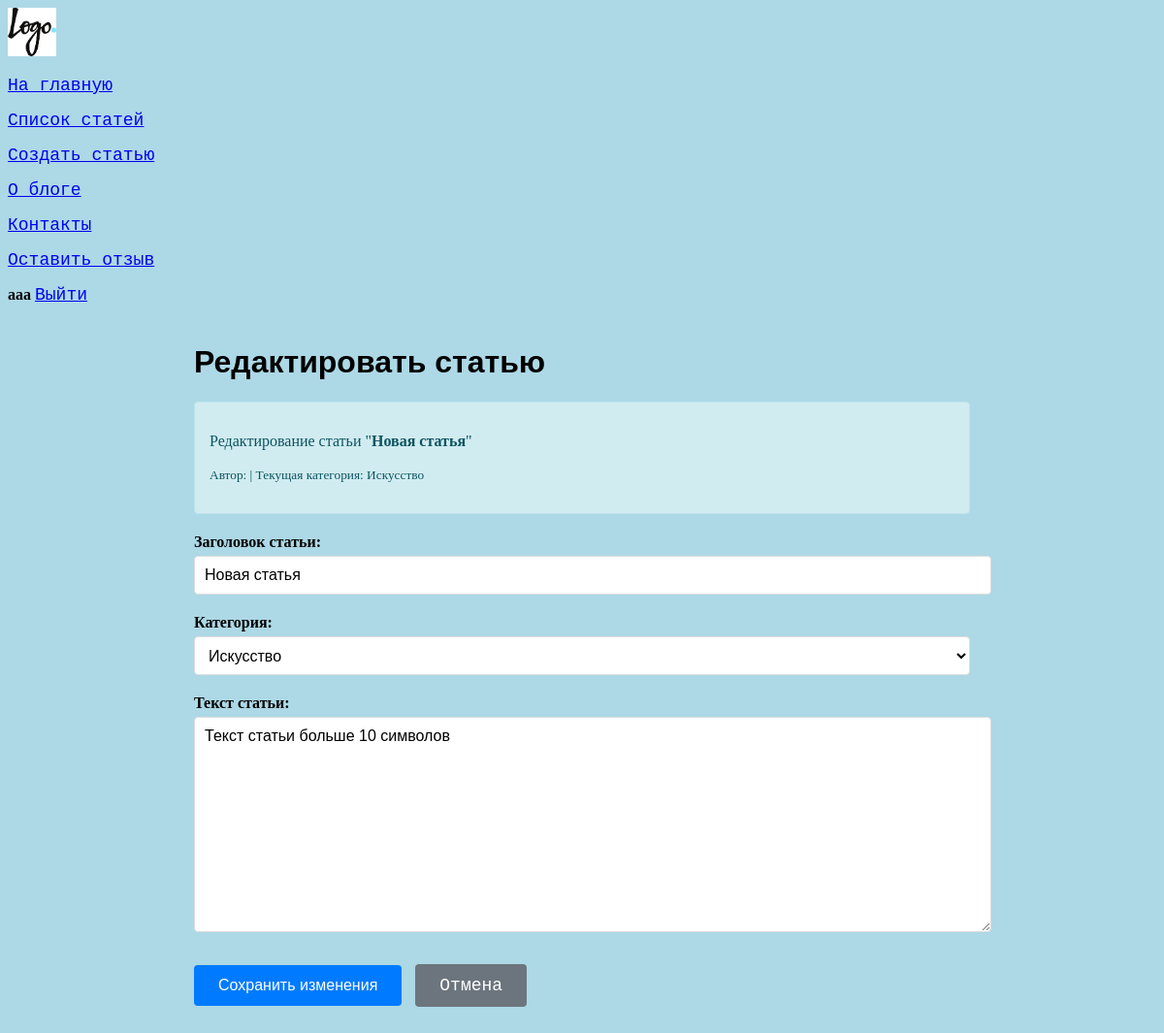
Page /edit-article/9/ (signed in) on the committed database.
### main/models.py (models this page shows, shortened)
class Article(models.Model):
    CATEGORY_CHOICES = [
        ('technology', 'Технологии'),
        ('science', 'Наука'),
        ('sport', 'Спорт'),
        ('art', 'Искусство'),
        ('education', 'Образование'),
        ('other', 'Другое'),
    ]
    title = models.CharField(max_length=30)
    text = models.TextField()
    created_date = models.DateTimeField(auto_now_add=True)
    user = models.ForeignKey(
        'auth.User',
        on_delete=models.CASCADE,
        related_name='articles'
    )
    category = models.CharField(
        max_length=20,
        choices=CATEGORY_CHOICES,
        default='other'
    )

### main/views.py (the view)
# urls.py: path('edit-article/<int:id>/', views.edit_article, name='edit_article'),
@login_required
def edit_article(request, id):
    article = get_object_or_404(Article, id=id)
    if request.method == 'POST':
        form = ArticleForm(request.POST, instance=article)
        if form.is_valid():
            form.save()
            return redirect('articles')
    else:
        form = ArticleForm(instance=article)
    return render(request, 'create_article.html', {
        'form': form,
        'title': 'Редактировать статью',
        'article': article
    })

### main/forms.py
class ArticleForm(forms.ModelForm):
    class Meta:
        model = Article
        fields = ['title', 'text', 'category']
    def __init__(self, *args, **kwargs):
        super().__init__(*args, **kwargs)
        self.fields['title'].widget.attrs.update({
            'class': 'form-control',
            'placeholder': 'Введите заголовок статьи'
        })
        self.fields['text'].widget.attrs.update({
            'class': 'form-control',
            'rows': 10,
            'placeholder': 'Введите текст статьи...'
        })
        self.fields['category'].widget.attrs.update({
            'class': 'form-control'
        })

### main/templates/create_article.html (shortened to what this page needs)
<!DOCTYPE html>
{% load static %}
{% include "base.html" %}
<html>
<head>
    <link rel="stylesheet" href="{% static 'main/css/styles.css' %}">
</head>
<body>
    <div class="form-container">
        <h1>{{ title }}</h1>
        <div class="info-box">
            {% if title == 'Создать статью' %}
                <p>Статья будет привязана к случайному автору из базы данных</p>
                <p>Выберите категорию для новой статьи</p>
            {% else %}
                <p>Редактирование статьи "<strong>{{ article.title }}</strong>"</p>
                <p><small>Автор: {{ article.user.name }} | Текущая категория: {{ article.get_category_display }}</small></p>
            {% endif %}
        </div>
        <form method="POST">
            <div class="form-group">
                <label for="id_title">Заголовок статьи:</label>
                <input type="text" name="title" id="id_title"
                       value="{{ form.title.value|default_if_none:'' }}"
                       maxlength="30" required
                       placeholder="Введите заголовок (до 30 символов)">
            </div>
            <div class="form-group">
                <label for="id_category">Категория:</label>
                <select name="category" id="id_category" required>
                    {% for code, name in form.category.field.choices %}
                        {% if code %}
                        <option value="{{ code }}"
                                {% if form.category.value == code %}selected{% endif %}>
                            {{ name }}
                        </option>
                        {% endif %}
                    {% endfor %}
                </select>
            </div>
            <div class="form-group">
                <label for="id_text">Текст статьи:</label>
                <textarea name="text" id="id_text" required
                          placeholder="Введите текст статьи...">{{ form.text.value|default_if_none:'' }}</textarea>
            </div>
            <div>
                <button type="submit" class="btn-submit">
                    {% if title == 'Создать статью' %}
                        Создать статью
                    {% else %}
                        Сохранить изменения
                    {% endif %}
                </button>
                <a href="{% url 'articles' %}" class="btn-cancel">Отмена</a>
            </div>
        </form>
    </div>
</body>
</html>

### main/templates/base.html (shortened to what this page needs)
<!DOCTYPE html>
<head>
    {% load static %}
    <link rel="stylesheet" href="{% static 'css/styles.css' %}" />
</head>
<body>
    <img class="logo" src="{% static 'images/i (8).png' %}">
    <a href="{% url 'home' %}">На главную</a>
    <a href="{% url 'articles' %}">Список статей</a>
    <a href="{% url 'create_article' %}">Создать статью</a>
    <a href="{% url 'about' %}">О блоге</a>
    <a href="{% url 'contact' %}">Контакты</a>
    <a href="{% url 'feedback' %}">Оставить отзыв</a>
    {% if user.is_authenticated %}
        <strong>{{ user.username }}</strong>
        <a href="{% url 'logout' %}">Выйти</a>
    {% else %}
        <a href="{% url 'login' %}">Войти</a>
        <p></p>
        <a href="{% url 'register' %}">Регистрация</a>
    {% endif %}
</body>

### main/static/css/styles.css (style rules this page uses)
body { background-color:lightblue; }
a { font-family: 'Courier New', Courier, monospace; font-size: large; text-align: center; }
h1 { font-family: 'Franklin Gothic Medium', 'Arial Narrow', Arial, sans-serif; }
p { font-family: Georgia, 'Times New Roman', Times, serif; }
.logo { width: 50px; height: 50px; }

### main/templates/create_article.html (style rules this page uses)
.form-container { max-width: 800px; margin: 0 auto; padding: 20px; }
.form-group { margin-bottom: 20px; }
label { display: block; margin-bottom: 5px; font-weight: bold; }
input[type="text"], textarea, select { width: 100%; padding: 10px; border: 1px solid #ddd; border-radius: 4px; font-size: 16px; font-family: Arial, sans-serif; }
textarea { min-height: 200px; resize: vertical; }
select { height: 40px; background-color: white; }
.btn-submit { background-color: #007bff; color: white; padding: 12px 25px; border: none; border-radius: 4px; cursor: pointer; font-size: 16px; margin-top: 10px; }
.btn-cancel { background-color: #6c757d; color: white; padding: 12px 25px; text-decoration: none; border-radius: 4px; display: inline-block; margin-left: 10px; }
.info-box { background-color: #d1ecf1; border: 1px solid #bee5eb; color: #0c5460; padding: 15px; border-radius: 4px; margin-bottom: 20px; }

### rows in the picture
Article: title "Новая статья", category "Искусство", text "Текст статьи больше 10 символов"

### other values in the picture
{{ user.username }} "aaa"
{{ title }} "Редактировать статью"
